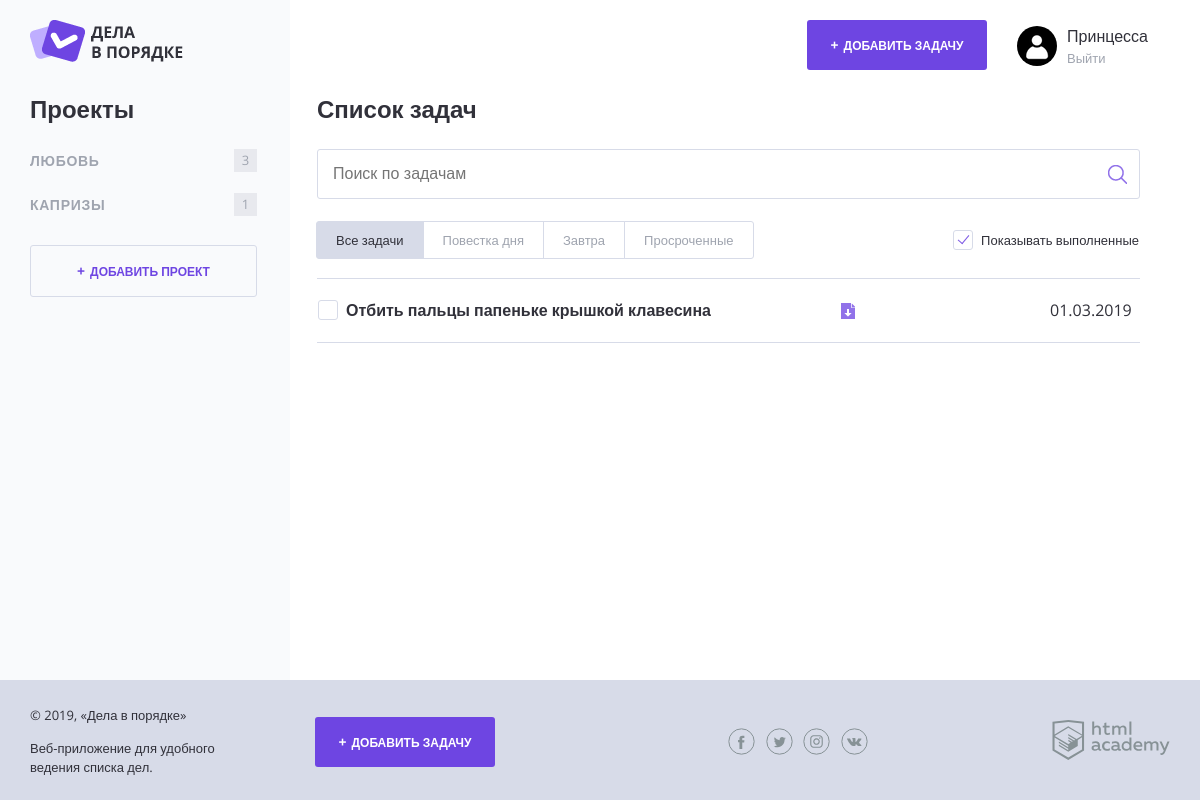
Screenshot of /?category=13 (signed in) with the database file from the repository.
### tables this page shows
CREATE TABLE categories (
  id INT AUTO_INCREMENT PRIMARY KEY,
  name CHAR(128) NOT NULL,
  user_id INT NOT NULL
);

CREATE TABLE tasks (
  id INT AUTO_INCREMENT PRIMARY KEY,
  user_id INT NOT NULL,
  category_id INT,
  name CHAR(128) NOT NULL,
  created_at TIMESTAMP NULL DEFAULT CURRENT_TIMESTAMP,
  done_at DATE NULL DEFAULT NULL,
  status INT DEFAULT 0,
  expires_at DATE NULL DEFAULT NULL,
  file_path CHAR(128)
);

### functions.php (called while the page is built, shortened)
<?php
function include_template(string $name, array $data): string {
    $name = 'templates/' . $name;
    extract($data);
    require $name;
    $result = ob_get_clean();
    return $result;
}
function countTasks(string $category_name, array $task_list): int {
    $tasks_sum = 0;
    foreach($task_list as $task) {
        if($category_name === $task['categories_name']) {
            $tasks_sum++;
        }
    }
    return $tasks_sum;
}
function isTaskExpired(string $end_date = null): bool {
    $current_date = time();
    $expiry_date = strtotime($end_date) + 86400;
    $time_to_expiry = floor(($expiry_date - $current_date)/3600);
    return $time_to_expiry <= 48 && $time_to_expiry > 0;
}
function formatDate(string $date = null): string {
    $date = date_create($date);
    return date_format($date, 'd.m.Y');
}

### mysql_helper.php (called while the page is built, shortened)
<?php
function fetchData($link, string $sql): array {
    $result = mysqli_query($link, $sql);
    return mysqli_fetch_all($result, MYSQLI_ASSOC);
}
function getCategories($link, int $user_id): array {
    $sql_cat = "SELECT categories.id, categories.name FROM categories
                JOIN users ON categories.user_id = users.id
                WHERE users.id = $user_id";
    return fetchData($link, $sql_cat);
}
function getTasks($link, int $user_id): array {
    $sql_tasks = "SELECT tasks.name, tasks.created_at, tasks.expires_at, categories.name AS categories_name, status FROM tasks
        JOIN categories ON tasks.category_id = categories.id
        JOIN users ON categories.user_id = users.id
        WHERE users.id = $user_id";
    return fetchData($link, $sql_tasks);
}
function getTasksForCategory($link, int $user_id, int $category_id = null): array
{
    if (null === $category_id) {
        $sql_tasks = "SELECT tasks.id, tasks.name, tasks.created_at, tasks.expires_at, tasks.file_path, categories.name AS categories_name, status FROM tasks
            JOIN categories ON tasks.category_id = categories.id
            JOIN users ON categories.user_id = users.id
            WHERE users.id = $user_id
            ORDER BY tasks.created_at DESC";
    } else {
        $sql_tasks = "SELECT tasks.id, tasks.name, tasks.created_at, tasks.expires_at, tasks.file_path, categories.name AS categories_name, status FROM tasks
            JOIN categories ON tasks.category_id = categories.id
            JOIN users ON categories.user_id = users.id
            WHERE users.id = $user_id AND categories.id = $category_id
            ORDER BY tasks.created_at DESC";
    }
    return fetchData($link, $sql_tasks);
}

### templates/layout.php (the view, shortened to what this page needs)
<!DOCTYPE html>
<html lang="ru">
<head>
    <link rel="stylesheet" href="css/normalize.css">
    <link rel="stylesheet" href="css/style.css">
    <link rel="stylesheet" href="css/flatpickr.min.css">
</head>
<body class="<?= (!$user && !$isSignInOrRegister) ? 'body-background' :''; ?>">
<div class="page-wrapper">
    <div class="container <?= !$user ? '' : 'container--with-sidebar'; ?>">
        <header class="main-header">
            <a href="/">
                <img src="img/logo.png" width="153" height="42" alt="Логотип Дела в порядке">
            </a>
            <div class="main-header__side">
                <?php if(!$user): ?>
                    <a class="main-header__side-item button button--transparent" href="sign_in.php">Войти</a>
                <?php else: ?>
                <a class="main-header__side-item button button--plus open-modal" href="add.php">Добавить задачу</a>
                <div class="main-header__side-item user-menu">
                    <div class="user-menu__image">
                        <img src="img/user.png" width="40" height="40" alt="Пользователь">
                    </div>
                    <div class="user-menu__data">
                        <p><?=htmlspecialchars($user); ?></p>
                        <a href="/?exit">Выйти</a>
                    </div>
                </div>
                <?php endif; ?>
            </div>
        </header>
        <div class="content">
            <?php if($user): ?>
            <section class="content__side">
                <h2 class="content__side-heading">Проекты</h2>
                <nav class="main-navigation">
                    <ul class="main-navigation__list">
                    <?php foreach($category_list as $category): ?>
                        <li class="main-navigation__list-item">
                            <a class="main-navigation__list-item-link" href="/?category=<?= $category['id']; ?>"><?=htmlspecialchars($category['name']); ?></a>
                            <span class="main-navigation__list-item-count"><?=countTasks(htmlspecialchars($category['name']), $task_list); ?></span>
                        </li>
                    <?php endforeach; ?>
                    </ul>
                </nav>
                <a class="button button--transparent button--plus content__side-button"
                    href="add_project.php">Добавить проект</a>
            </section>
            <?php endif; ?>
            <main class="content__main">
                <?= $content ?>
            </main>
        </div>
    </div>
</div>
<footer class="main-footer">
    <div class="container">
        <div class="main-footer__copyright">
            <p>© 2019, «Дела в порядке»</p>
            <p>Веб-приложение для удобного ведения списка дел.</p>
        </div>
        <?php if($user): ?>
        <a class="main-footer__button button button--plus" href="add.php">Добавить задачу</a>
        <?php endif; ?>
        <div class="main-footer__social social">
            <a class="social__link social__link--facebook" href="#">
            </a>
            <a class="social__link social__link--twitter" href="#">
            </a>
            <a class="social__link social__link--instagram" href="#">
            </a>
            <a class="social__link social__link--vkontakte" href="#">
            </a>
        </div>
        <div class="main-footer__developed-by">
            <a href="https://htmlacademy.ru/intensive/php">
                <img src="img/htmlacademy.svg" alt="HTML Academy" width="118" height="40">
            </a>
        </div>
    </div>
</footer>
</body>
</html>

### templates/index.php (shortened to what this page needs)
<h2 class="content__main-heading">Список задач</h2>
<form class="search-form" action="index.php" method="post">
    <input class="search-form__input" type="text" name="" value="" placeholder="Поиск по задачам">
    <input class="search-form__submit" type="submit" name="" value="Искать">
</form>
<div class="tasks-controls">
    <nav class="tasks-switch">
        <a href="/" class="tasks-switch__item tasks-switch__item--active">Все задачи</a>
        <a href="/" class="tasks-switch__item">Повестка дня</a>
        <a href="/" class="tasks-switch__item">Завтра</a>
        <a href="/" class="tasks-switch__item">Просроченные</a>
    </nav>
    <label class="checkbox">
        <span class="checkbox__text">Показывать выполненные</span>
    </label>
</div>
<table class="tasks">
    <?php foreach($tasks_for_category as $task): ?>
    <?php if(!$task['status']): ?>
    <tr class="tasks__item task <?=isTaskExpired($task['expires_at']) ? 'task--important':''; ?>">
        <td class="task__select">
            <label class="checkbox task__checkbox">
                <span class="checkbox__text"><?=htmlspecialchars($task['name']); ?></span>
            </label>
        </td>
        <td class="task__file">
            <a class="download-link" href="<?= $task['file_path']; ?>"><?= $task['file_path']; ?></a>
        </td>
        <td class="task__date"><?=formatDate($task['expires_at']); ?></td>
    </tr>
    <? endif ?>
    <? endforeach; ?>
</table>

### rows the page displays
categories: name "ЛЮБОВЬ", name "3"
categories: name "КАПРИЗЫ", name "1"
tasks: name "Отбить пальцы папеньке крышкой клавесина", expires_at "01.03.2019"

### other values shown
$user "Принцесса"
